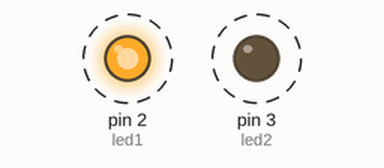
Bench run of a sketch on a simulated Arduino Uno, built with avr-gcc and run on an emulated ATmega328P. Shown: output pins drawn as LEDs (lit = HIGH). Dashed ring = blinking.

Above: at 0.5 s.
Timing chart, 0 to 4.6 s (numbered marks = the images above):
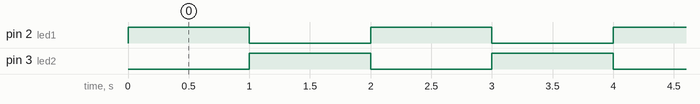

Measured:
- by itself, pin 2 (led1), pin 3 (led2): alternates HIGH for 1.0 s and LOW for 1.0 s

The sketch:

Blink.ino
```cpp
/*
  Blink Leds
  Encender Un Led por un segundo, despues apagarlo por un segundo, repetidamente.
*/


int led1 = 2;
int led2 = 3;


// La rutina de configuración se ejecuta cuando se presiona el boton de reset
void setup() {
  // Inicializar los pines Digitales como Salidas
  pinMode(led1, OUTPUT);
  pinMode(led2, OUTPUT);
}

// rutina loop se ejecuta de forma continua e infinita.
void loop() {
  digitalWrite(led1, HIGH);   // Encender el Led1 (HIGH es el nivel de voltaje)
  digitalWrite(led2, LOW);    // Apagar el Led2 haciendo que el voltaje sea LOW
  delay(1000);                // Esperar un Segundo
  digitalWrite(led1, LOW);    // Apagar el Led1 haciendo que el voltaje sea LOW
  digitalWrite(led2, HIGH);   // Encender el Led2 (HIGH es el nivel de voltaje)
  delay(1000);                // Esperar un Segundo
}
```
